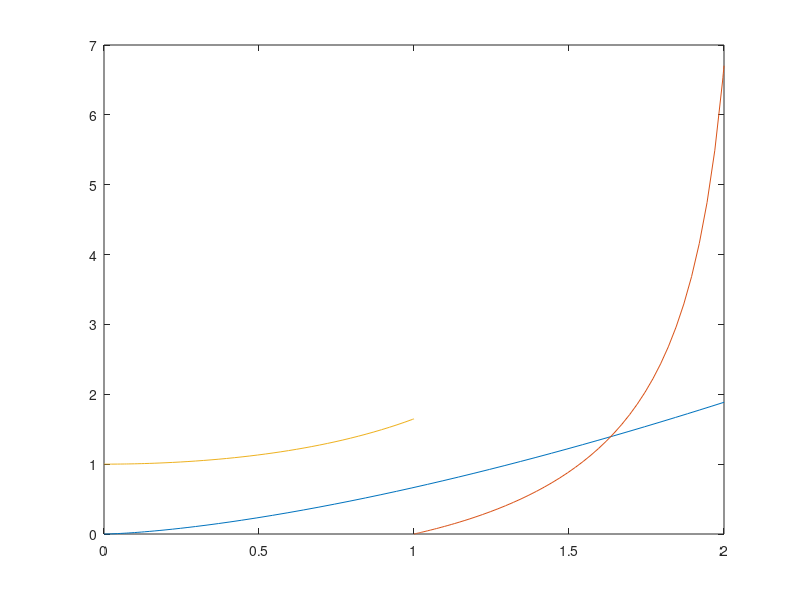

MATLAB code for this plot:
clear
clc

# calculo das funcoes analiticas

f1 = @(x, y)(sqrt(x));
y0 = 0;
a = 0;
b = 2;
[T, Y] = ode45(f1, [a, b], y0)
plot(T,Y)

f2=@(x,y)((x.^2)+(y.^2));
y1 = 0;
a = 1;
b = 2;
[T, Y] = ode45(f2, [a, b], y1)
hold on
plot(T,Y)

f3=@(x,y)(x.*y);
y0 = 1;
a = 0;
b = 1;
[T, Y] = ode45(f3, [a, b], y0)
plot(T,Y)


